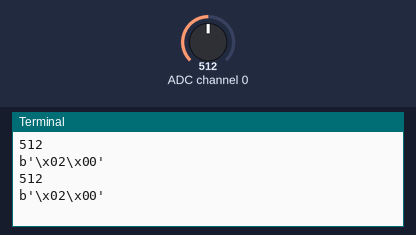
Simulated run of this program. Board: Raspberry Pi (BCM pin numbers). Shown: the last lines printed to the terminal. Inputs (shaded band) come from the test bench; at power-on: ADC channel 0 = 512 (analog values on the 0–1023 scale).

Above: at 1.2 s.
1.3 s: ADC channel 0 set to 716
At 2.5 s:
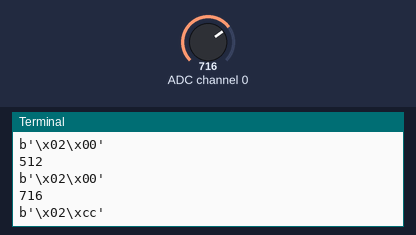
4.5 s: ADC channel 0 set to 511
At 5.8 s:
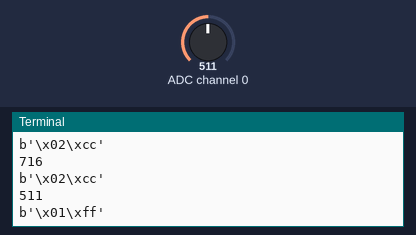
7.5 s: ADC channel 0 set to 306
At 8.3 s:
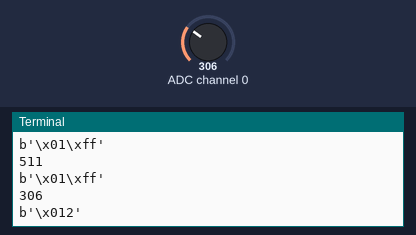
10.5 s: ADC channel 0 set to 122
At 11.8 s:
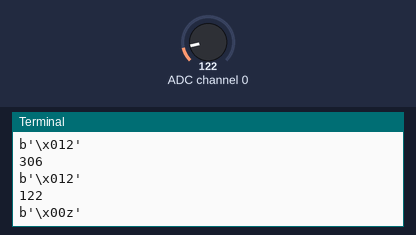
Timing chart, 0 to 13.5 s (numbered marks = the images above; inputs shaded):
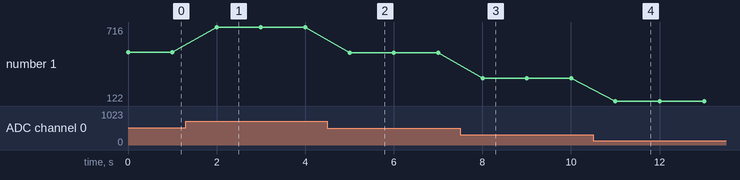

The program:

vermicell-py-pd-interface-main.py
```python
# Studio Jenna Sutel - Vermi Cell 2023-24
# Python-Pure-Data Interface

# This script reads electrical current sent from a battery
# the voltage is mapped to a value between 0 and 1023 based
# on a reference voltage of 3v3.

# Example  input: 1.4v maps to around 431 (one AAA batterxy).
# There willbe  some disturbances from the currents passing through
# the  circuit, but not enough that it will  have a  noticable impact
# on the readings.

# The only actual library needed is spidev. Updates a  few  times  a year.
import sys
from time import sleep
import spidev # type: ignore - and remember to install this in the correct venv on the PI
import socket

# Network (localhost) vaiables: for communicating with PureData
UDP_IP = "127.0.0.1"
UDP_PORT = 3000

# Variables: Data to send and delay.
data  = 0
dly = 1

# SPI interface set up:
spi = spidev.SpiDev() #Create a SpiDev object
spi.open(0, 0) # Opening SPI device  on /dev/spidev0.0 which is also chip select 0.
spi.max_speed_hz = 500000 # I read multiple places this should be  kept high for the chip to function properly. Some say even 1350000.
spi.mode = 0


# Define a function  to read data from the MCP3008 device. ADC means Analog to Digital Converter.
def read_adc(mcp_channel):
	# Send three bytes: a start bit for MCP3008, a second byte specifying its a single ended mode and channel num, a third byte is just trailing zeroes.
	msg = [0b01, (0b1000 + mcp_channel) << 4, 0b00]
	response = spi.xfer2(msg) # xfer2 is a write/read function that sends a message and reads a  response. Both msg and response  are arrays.

	adc_value = ((response[1] & 0b11) << 8) + response[2] # Combining  the second  and last entry in the  response. Using binary  logic, similar to the operations in the patch.
	return adc_value


# Instantiate socket network operations.
sock = socket.socket(socket.AF_INET, socket.SOCK_DGRAM)

try:
	while True:

		# Read the value  from the  MCP3008 on the pin we specified in analogPort to data var.
		data = read_adc(0) # Reading channel 0 on MCP3008

		sock.sendto(data.to_bytes(2,byteorder='big'), (UDP_IP,UDP_PORT)) # Send data over udp, localhost.

		print(data)
		print(data.to_bytes(2, byteorder='big'))


		sleep(dly) # To add an ms between each iteration.

except KeyboardInterrupt:
	sys.exit()
```

Measured:
- after the input at 1.3 s, the terminal: prints a new line after 0.70 s (image 1)
- after the input at 4.5 s, the terminal: prints a new line after 0.50 s (image 2)
- after the input at 7.5 s, the terminal: prints a new line after 0.50 s (image 3)
- after the input at 10.5 s, the terminal: prints a new line after 0.50 s (image 4)
- plotted number 1: 512 → 716 after the input at 1.3 s, 716 → 511 after the input at 4.5 s, 511 → 306 after the input at 7.5 s, 306 → 122 after the input at 10.5 s
